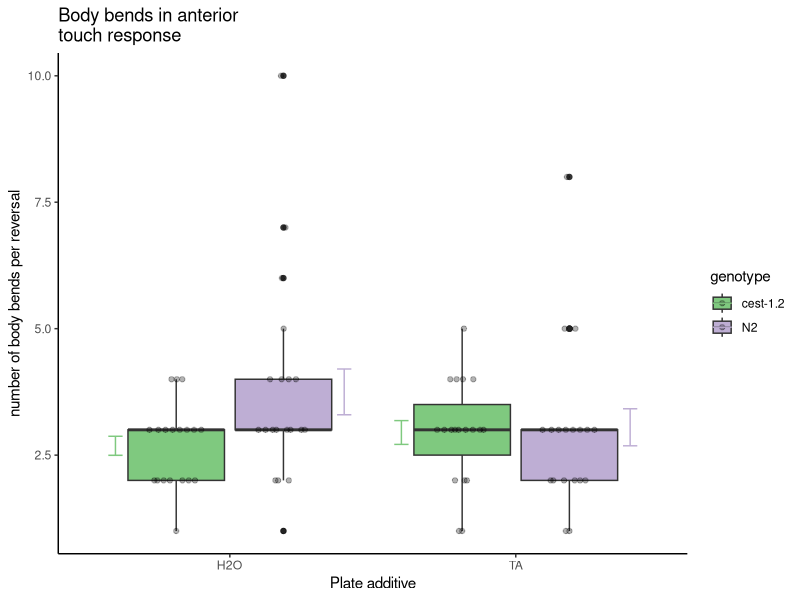

Reproduce this figure in R.
knitr::opts_chunk$set(echo = TRUE)
library(tidyverse)
library(patchwork)
library(ggbeeswarm)
library(kableExtra)
library(magrittr)
library(viridis)
theme_set(theme_classic())


AntTouch <- read_csv('TA_culture.csv') %>%
  mutate(plate = as.factor(plate))


(TAbodybendPlot <- AntTouch %>%
    ggplot(aes(x = culture_conditons, fill = genotype, y = bends)) +
    geom_boxplot() +
    ggbeeswarm::geom_quasirandom(aes(group = genotype),
                                 width = .1,
                                 alpha = 0.3,
                                 dodge.width = .75) +
    stat_summary(aes(color = genotype),
                 geom = "errorbar", 
                 fun.data = "mean_se", 
                 width = 0.1, 
                 position = position_dodge(width = 1.6)) +
    scale_color_brewer(palette = "Accent") +
    scale_fill_brewer(palette = "Accent") +
    labs(title = "Body bends in anterior       
touch response",
         y = "number of body bends per reversal", x = "Plate additive"))
